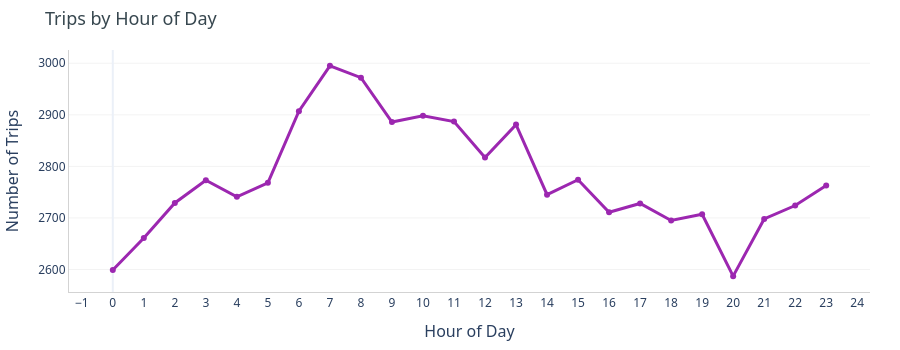

Notebook cell for this chart:
### Code cell
hours = hour_data["hour"]
trips_hour = hour_data["trips"]

fig1 = go.Figure()

fig1.add_trace(go.Scatter(
    x=hours,
    y=trips_hour,
    mode="lines+markers",
    line=dict(width=3, color=COLORS["accent"]),
    marker=dict(size=6),
    hovertemplate="Hour: %{x}<br>Trips: %{y}<extra></extra>"
))

fig1.update_layout(
    title=dict(text="Trips by Hour of Day", font=dict(size=18, color=COLORS["dark"])),
    template="plotly_white",
    height=350,

    font=dict(family="Segoe UI, Arial", size=12),
    xaxis=dict(
        title="Hour of Day",
        title_font=dict(size=16),
        dtick=1,
        showgrid=False,
        linecolor="lightgray"
        
    ),
    yaxis=dict(
        title="Number of Trips",
        title_font=dict(size=16),
        showgrid=True,
        gridcolor="rgba(0,0,0,0.05)",
        linecolor="lightgray"
    ),
    margin=dict(l=50, r=30, t=50, b=40)
)

fig1.show()

### Figure 1 — Plotly figure (JSON) as saved in the notebook; plotly's stock layout.template omitted (floating-point values rounded to 4 significant figures)
{"data": [{"hovertemplate": "Hour: %{x}<br>Trips: %{y}<extra></extra>", "line": {"color": "#9C27B0", "width": 3}, "marker": {"size": 6}, "mode": "lines+markers", "type": "scatter", "x": [0.0, 1.0, 2.0, 3.0, 4.0, 5.0, 6.0, 7.0, 8.0, 9.0, 10.0, 11.0, 12.0, 13.0, 14.0, 15.0, 16.0, 17.0, 18.0, 19.0, 20.0, 21.0, 22.0, 23.0], "y": [2599, 2661, 2729, 2773, 2741, 2768, 2907, 2995, 2972, 2886, 2898, 2887, 2817, 2881, 2745, 2774, 2711, 2728, 2695, 2707, 2587, 2698, 2724, 2763]}], "layout": {"font": {"family": "Segoe UI, Arial", "size": 12}, "height": 350, "margin": {"b": 40, "l": 50, "r": 30, "t": 50}, "title": {"font": {"color": "#37474F", "size": 18}, "text": "Trips by Hour of Day"}, "xaxis": {"dtick": 1, "linecolor": "lightgray", "showgrid": false, "title": {"font": {"size": 16}, "text": "Hour of Day"}}, "yaxis": {"gridcolor": "rgba(0,0,0,0.05)", "linecolor": "lightgray", "showgrid": true, "title": {"font": {"size": 16}, "text": "Number of Trips"}}}}
